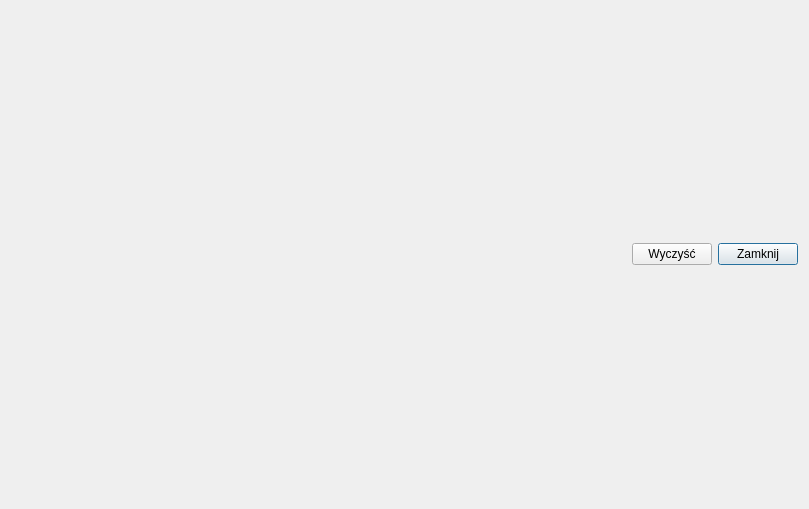
<?xml version="1.0" encoding="UTF-8"?>
<ui version="4.0">
 <class>WykresWindow</class>
 <widget class="QDialog" name="WykresWindow">
  <property name="geometry">
   <rect>
    <x>0</x>
    <y>0</y>
    <width>809</width>
    <height>509</height>
   </rect>
  </property>
  <property name="windowTitle">
   <string>Wykres</string>
  </property>
  <layout class="QGridLayout" name="gridLayout">
   <item row="0" column="0" colspan="3">
    <layout class="QVBoxLayout" name="verticalLayout"/>
   </item>
   <item row="2" column="0">
    <spacer name="horizontalSpacer">
     <property name="orientation">
      <enum>Qt::Horizontal</enum>
     </property>
     <property name="sizeHint" stdset="0">
      <size>
       <width>788</width>
       <height>20</height>
      </size>
     </property>
    </spacer>
   </item>
   <item row="2" column="2">
    <widget class="QPushButton" name="pushButtonZamknij">
     <property name="text">
      <string>Zamknij</string>
     </property>
    </widget>
   </item>
   <item row="2" column="1">
    <widget class="QPushButton" name="pushButtonWyczysc">
     <property name="text">
      <string>Wyczyść</string>
     </property>
    </widget>
   </item>
  </layout>
 </widget>
 <resources/>
 <connections/>
</ui>
